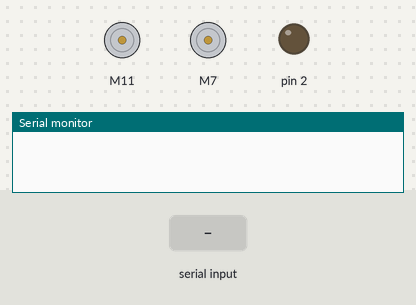
This sketch was run on a simulated Arduino Uno, built with avr-gcc and run on an emulated ATmega328P. On the bench: 2 × DC motor (green arrow = forward, orange = backward, longer = faster), output pins drawn as LEDs (lit = HIGH), the last lines printed to the serial monitor. The inputs (shaded band) are chosen by the test bench.

Above: at 1.2 s.
1.3 s: "stop\n" received over Serial
At 2.0 s:
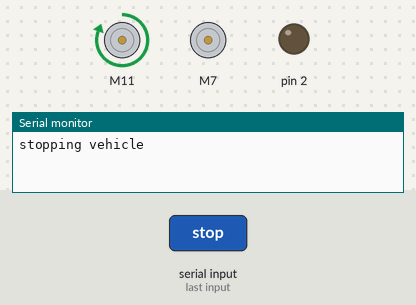
2.8 s: "1\n" received over Serial
At 3.2 s:
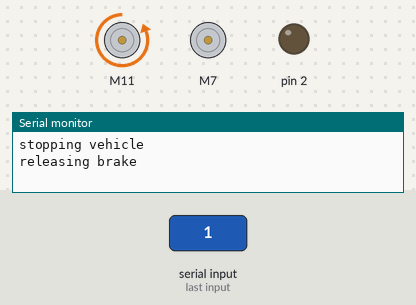
4.8 s: "0\n" received over Serial
At 5.8 s:
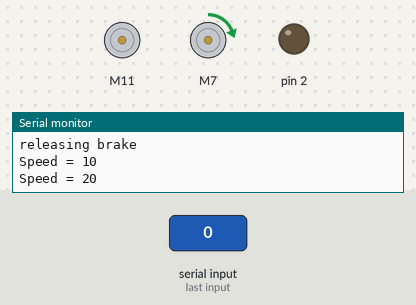
Timing chart, 0 to 7.8 s (numbered marks = the images above; inputs shaded):
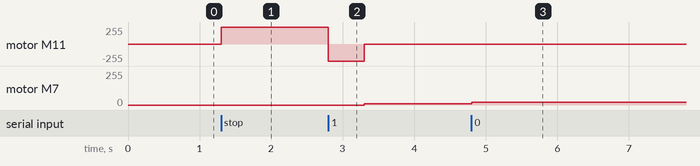

The sketch:

Golfcart_acc_brake.ino.ino
```cpp
#include <L298N.h>
#include "CytronMotorDriver.h"

// Pin definition
const unsigned int IN1 = 7;
const unsigned int IN2 = 8;
const unsigned int EN = 9;
const unsigned int IN1_A;
const unsigned int IN2_A;
const unsigned int EN_A;
double ch3=1;
double ch5=1;
double ch6=1;
double ch5_old=1000;
//const unsigned int DIR_PIN = 13;
//const unsigned int PWM_PIN = 11;
String received_data = "";
int brake_active = 0;
int maxspeed = 255;
float currentspeed=0;
float increment = 10;
int go_count = 0;
int max_go_count = 0;

L298N motor(EN, IN1, IN2);

CytronMD brake_motor(PWM_DIR, 11, 13);  // PWM = Pin 11, DIR = Pin 13.

void setup()
{
  pinMode(2,OUTPUT);
  pinMode(3,INPUT);
  pinMode(4,INPUT);
  pinMode(5,INPUT);
  pinMode(LED_BUILTIN, OUTPUT);
  Serial.begin(9600);


  while (!Serial)
  {
  }

  motor.setSpeed(0);
}

void loop() {
    if (Serial.available()) {
          received_data = Serial.readStringUntil('\n');

          if (received_data.equals("stop")) {

              go_count = 0;

              Serial.println("stopping vehicle");
              brake_motor.setSpeed(255);
  //            delay(2000);
  //            brake_motor.setSpeed(0);
              brake_active = 1;

              motor.setSpeed(0);
              motor.forward();
              currentspeed = 0;

  //            digitalWrite(LED_BUILTIN, HIGH); // Turn the LED on
  //            delay(500); // Wait for 500 milliseconds
  //
  //            digitalWrite(LED_BUILTIN, LOW); // Turn the LED off
  //            delay(500); // Wait for 500 milliseconds
          }
            else{
//          if (received_data.equals("stoop")) {
            go_count++;
            if (go_count > max_go_count){
              if (brake_active == 1){
                Serial.println("releasing brake");
                brake_motor.setSpeed(-255);
                delay(500);
                brake_motor.setSpeed(0);
                brake_active = 0;
                }
              if (currentspeed < maxspeed){
                currentspeed+=increment;
                if (currentspeed > maxspeed){
                  currentspeed = maxspeed;
              }
            }
//                currentspeed = 250;
//                Serial.println(currentspeed);
                motor.setSpeed(currentspeed);
                motor.forward();
                Serial.print("Speed = ");
                Serial.println(motor.getSpeed());
              }
            }
          }

///////////////////////////////////////////////////////////////////////////////////////

// Remote Control Code
//
//    digitalWrite(2,HIGH);
//    ch3 = pulseIn(3,HIGH);
//    if (ch3<990){
//      motor.stop();
//    }
//    else{
//      int speed = mapValue(ch3, 1000, 2000, 0, 255);
//      if (speed > 0 && speed <= 255) {
//          // Set the speed and move forward
//          motor.setSpeed(speed);
//          motor.forward();
//        }
//    }
//
//    ch5 = pulseIn(4,HIGH);
//    if (ch5 > 1800){
//      brake_motor.setSpeed(255);
//      ch5_old = ch5;
//    }
//    ch5 = pulseIn(4,HIGH);
//    if (ch5 < 1800){
//      if (ch5_old > 1800){
//        Serial.print(" RC ch5 value = ");
//        Serial.print(ch5);
//        Serial.print(" RC ch5_old value = ");
//        Serial.print(ch5_old);
//        brake_motor.setSpeed(-255);
//        delay(1000);
//        brake_motor.setSpeed(0);
//        ch5_old = ch5;
//      }
//    }
//
//
//    Serial.print("RC ch3 value = ");
//    Serial.print(ch3);
//    Serial.print(" RC ch5 value = ");
//    Serial.print(ch5);
//    Serial.print(" RC ch5_old value = ");
//    Serial.print(ch5_old);
//    Serial.print(" Motor is moving = ");
//    Serial.print(motor.isMoving());
//    Serial.print(" at speed = ");
//    Serial.println(motor.getSpeed());
}

int mapValue(int value, int fromLow, int fromHigh, int toLow, int toHigh)
{
    float scaledValue = float(value - fromLow) / float(fromHigh - fromLow);
    return int(scaledValue * (toHigh - toLow) + toLow);
}
```

Measured:
- after the input at 1.3 s, motor M11: stopped → forward 255/255 at once
- after the input at 2.8 s, motor M11: forward 255/255 → backward 255/255 at once, → stopped 0.50 s later; motor M7: stopped → forward 10/255 after 0.50 s
- after the input at 4.8 s, motor M7: forward 10/255 → forward 20/255 at once
